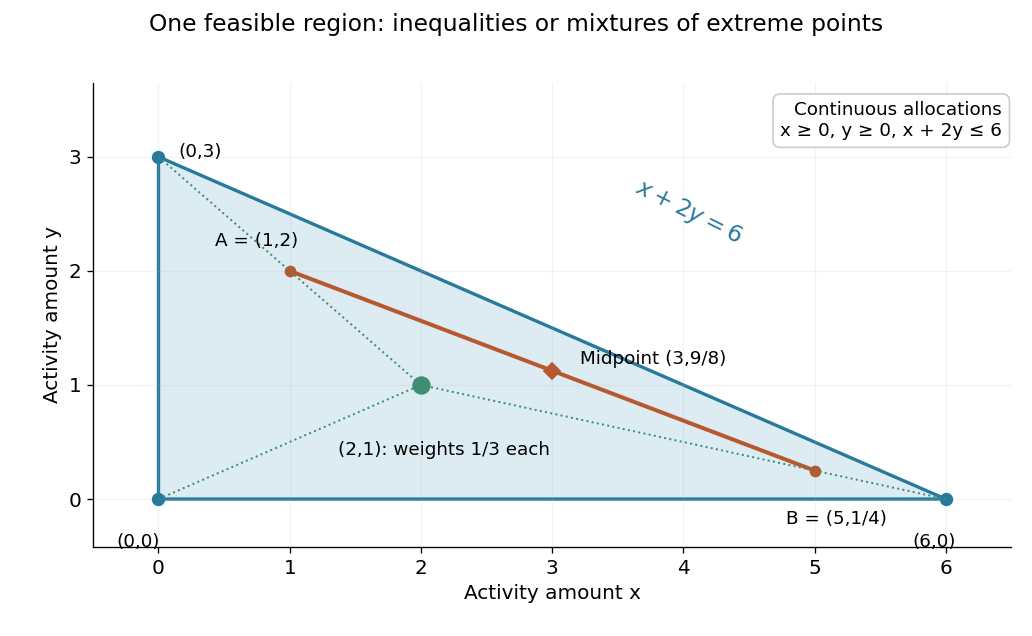

The script that drew this image:
"""Original continuous-budget triangle; matching opaque PNG saved in cwd."""
from pathlib import Path

import matplotlib.pyplot as plt
import numpy as np
from matplotlib.patches import Polygon


def main():
    plt.rcParams.update({"font.size": 12, "axes.spines.top": False,
                         "axes.spines.right": False})
    fig, ax = plt.subplots(figsize=(8.6, 5.3), dpi=120, facecolor="white")
    vertices = np.array([[0, 0], [6, 0], [0, 3]])
    ax.add_patch(Polygon(vertices, facecolor="#dcecf2", edgecolor="#287a9d", lw=2))
    ax.plot(*vertices.T, "o", color="#287a9d", ms=7)
    a = np.array([1, 2])
    b = np.array([5, 0.25])
    mid = (a + b) / 2
    centroid = vertices.mean(axis=0)
    ax.plot([a[0], b[0]], [a[1], b[1]], "o-", color="#b85831", lw=2.4, ms=6)
    ax.plot(*mid, "D", color="#b85831", ms=7)
    for vertex in vertices:
        ax.plot([vertex[0], centroid[0]], [vertex[1], centroid[1]], ":", color="#3f8e72", lw=1.2)
    ax.plot(*centroid, "o", color="#3f8e72", ms=10)
    labels = [(a, "A = (1,2)", (-45, 15)), (b, "B = (5,1/4)", (-17, -32)),
              (mid, "Midpoint (3,9/8)", (17, 4)),
              (centroid, "(2,1): weights 1/3 each", (-50, -42)),
              (vertices[0], "(0,0)", (-25, -29)), (vertices[1], "(6,0)", (-20, -29)),
              (vertices[2], "(0,3)", (12, 0))]
    for point, label, offset in labels:
        ax.annotate(label, point, xytext=offset, textcoords="offset points", fontsize=11)
    ax.text(3.6, 2.25, r"$x+2y=6$", rotation=-26.6, color="#287a9d", fontsize=14)
    ax.text(0.99, 0.96, "Continuous allocations\nx ≥ 0, y ≥ 0, x + 2y ≤ 6", transform=ax.transAxes,
            ha="right", va="top", fontsize=11, bbox={"fc": "white", "ec": "#cccccc", "boxstyle": "round,pad=0.4"})
    ax.set(xlim=(-0.5, 6.5), ylim=(-0.42, 3.65), xlabel="Activity amount x", ylabel="Activity amount y", xticks=range(7), yticks=range(4))
    ax.grid(alpha=0.15)
    fig.suptitle("One feasible region: inequalities or mixtures of extreme points", fontsize=14)
    fig.subplots_adjust(left=0.09, right=0.98, bottom=0.14, top=0.87)
    fig.savefig(Path.cwd() / (Path(__file__).stem + ".png"), facecolor="white")
    plt.close(fig)


if __name__ == "__main__":
    main()
